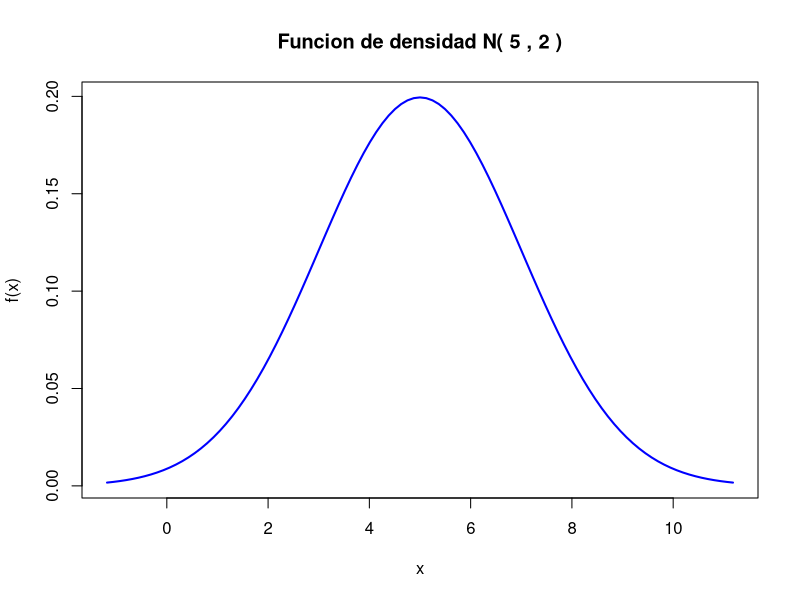
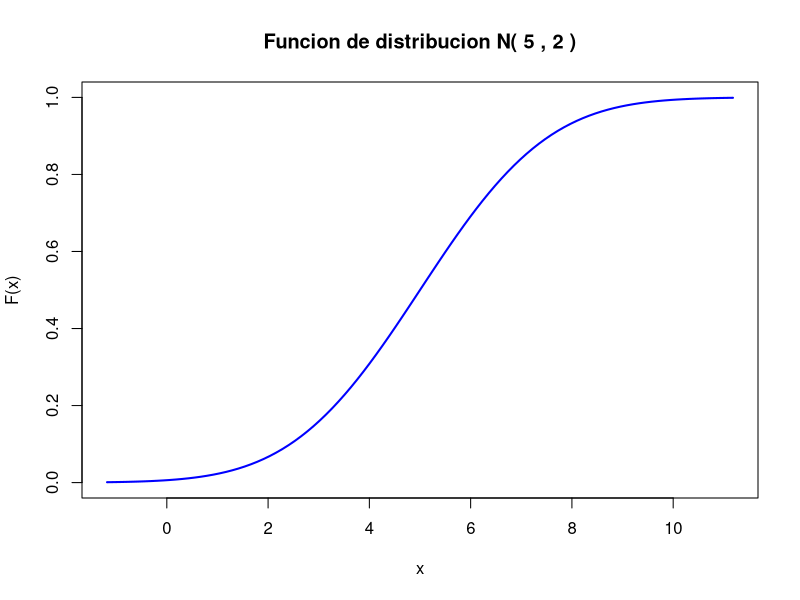
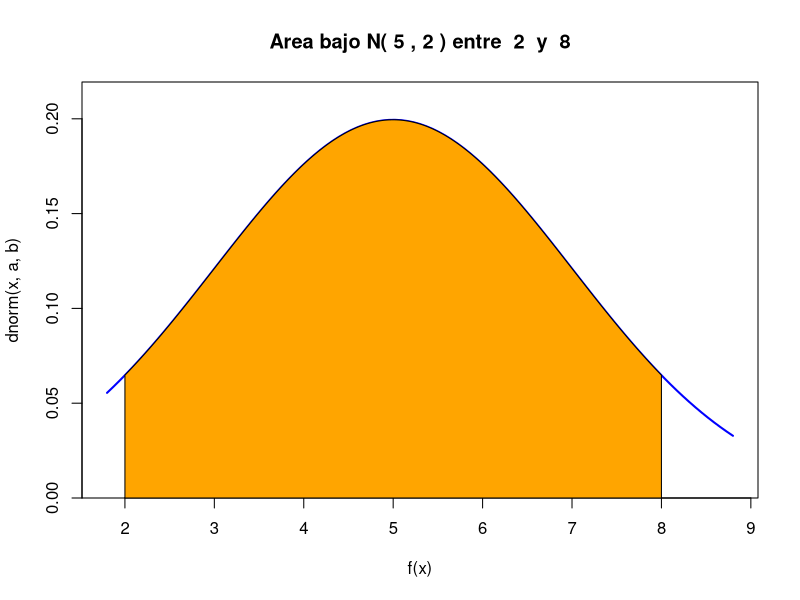
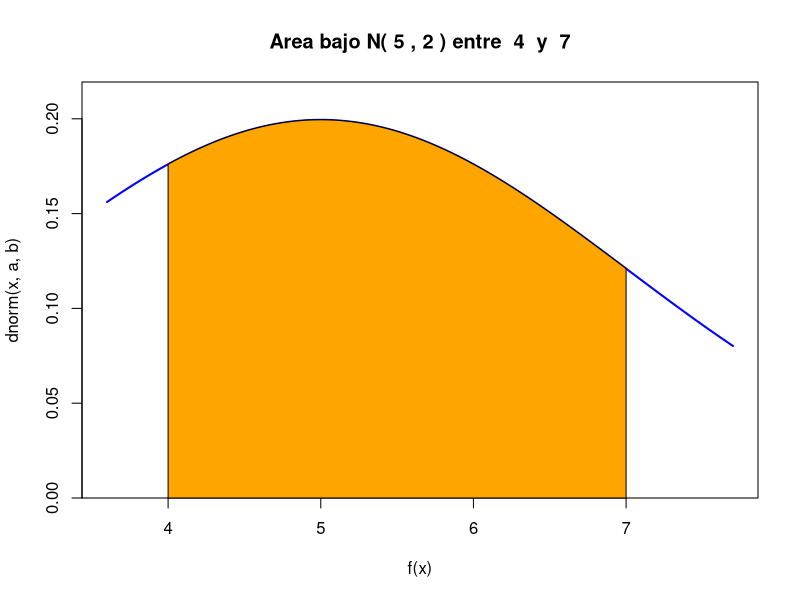
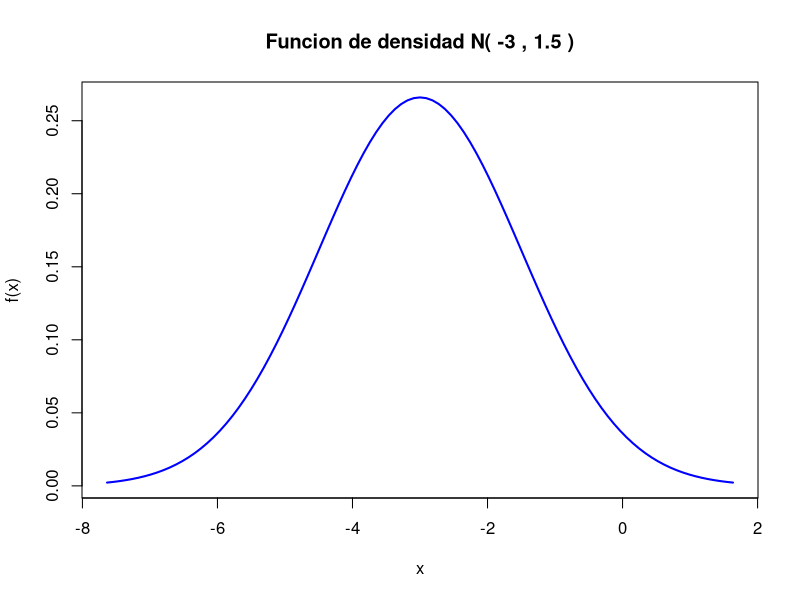
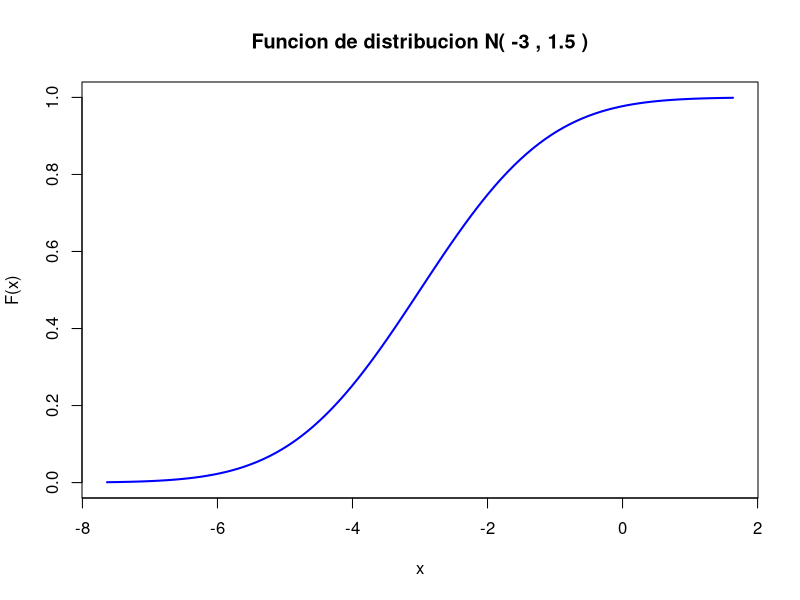
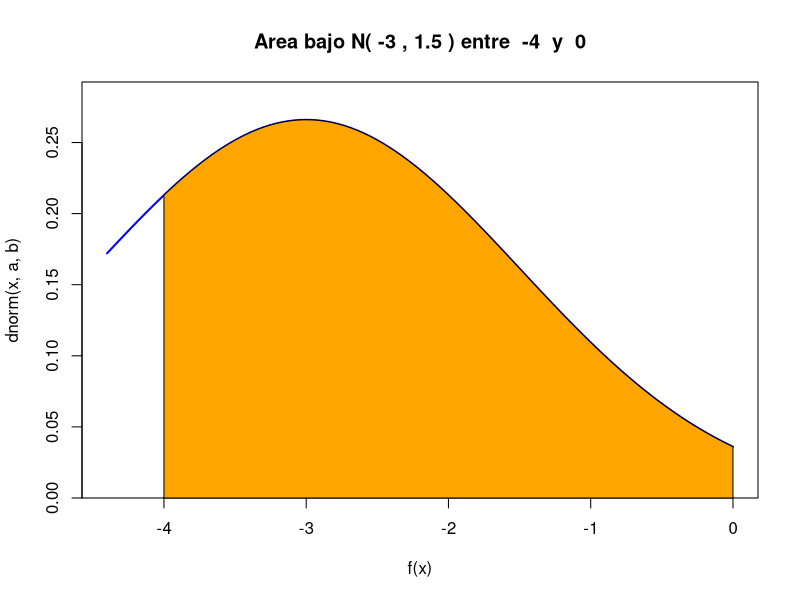
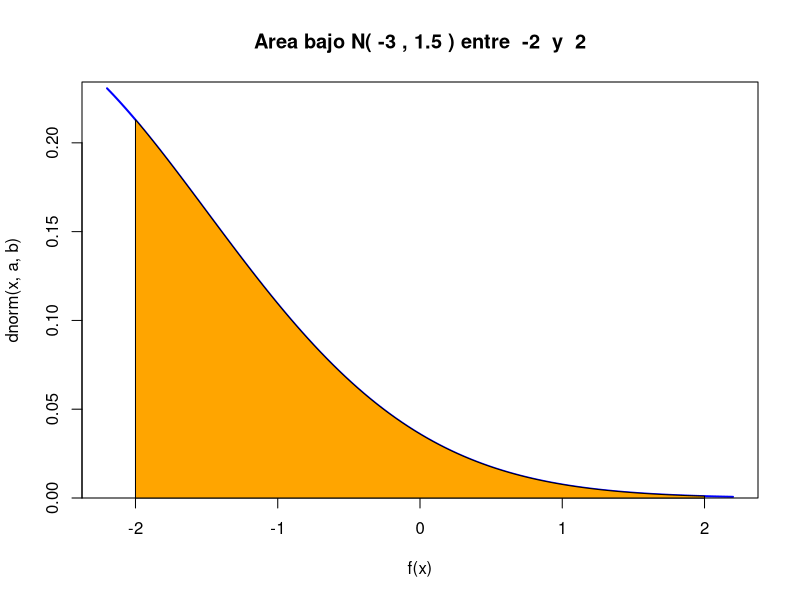

R code for these plots, in order:
## ---- chunk 1

knitr::opts_chunk$set(
  echo = TRUE,
  warning = FALSE,
  message = FALSE,
  fig.keep = "all",
  fig.width = 6, # ancho en pulgadas
  fig.height = 4 # alto en pulgadas
)

## ---- chunk 2

options(repos = c(CRAN = "https://cran.rstudio.com"))


install.packages("carData")
install.packages("prettyR")
install.packages('latexpdf', repos= "http://cran.us.r-project.org")
install.packages('tinytex', repos= "http://cran.us.r-project.org")

## ---- chunk 3

graf_densidadN <- function(a,b){
  q <- qnorm(0.999)
  xlim_left <- a - q*b
  xlim_right <- a + q*b
  curve(dnorm(x,a,b),
        xlim = c(xlim_left, xlim_right), 
        col = "blue",
        lwd = 2,
        xlab = "x",
        ylab = "f(x)",
        main = paste("Funcion de densidad N(",a,",",b,")"))
  
}


## ---- chunk 4
graf_distribucionN <- function(a, b) {
  q <- qnorm(0.999)
  xlim_left <- a - q * b
  xlim_right <- a + q * b
  curve(pnorm(x, a, b), 
        xlim = c(xlim_left, xlim_right), 
        ylim = c(0, 1),
        col = "blue",
        lwd = 2,
        xlab = "x",
        ylab = "F(x)",
        main = paste("Funcion de distribucion N(", a, ",", b, ")"))
}


## ---- chunk 5

areadeN_entre <- function(a,b,c,d){
  z = max(c,d)
  w = min(c,d)
  
  region = seq(w,z,0.01)
  
  xP = c(w,region,z)
  
  yP = c(0,dnorm(region, a, b), 0)
  
  y_max = max(dnorm(region, a, b))
  
  curve(dnorm(x,a,b),
        xlim = c(w - abs(w)*0.1, z + abs(z)*0.1), 
        yaxs = "i",
        ylim = c(0, y_max + y_max * 0.1), 
        col = "blue",
        lwd = 2,
        xlab = "f(x)",
        main = paste("Area bajo N(",a,",",b,") entre ", c, " y ", d))
  polygon(xP, yP, col = "orange")
}


## ---- chunk 6


# Función normal 1
mu1 <- 5
sigma1 <- 2
graf_densidadN(mu1, sigma1)
graf_distribucionN(mu1, sigma1)
areadeN_entre(mu1, sigma1, 2, 8)
areadeN_entre(mu1, sigma1, 4, 7)

# Función normal 2
mu2 <- -3
sigma2 <- 1.5
graf_densidadN(mu2, sigma2)
graf_distribucionN(mu2, sigma2)
areadeN_entre(mu2, sigma2, -4, 0)
areadeN_entre(mu2, sigma2, -2, 2)

# Función normal 3
mu3 <- 0
sigma3 <- 0.5
graf_densidadN(mu3, sigma3)
graf_distribucionN(mu3, sigma3)
areadeN_entre(mu3, sigma3, -1, 1)
areadeN_entre(mu3, sigma3, -2, 2)

# Función normal 4
mu4 <- 10
sigma4 <- 5
graf_densidadN(mu4, sigma4)
graf_distribucionN(mu4, sigma4)
areadeN_entre(mu4, sigma4, 7, 13)
areadeN_entre(mu4, sigma4, 9, 12)

# Función normal 5
mu5 <- -2
sigma5 <- 0.1
graf_densidadN(mu5, sigma5)
graf_distribucionN(mu5, sigma5)
areadeN_entre(mu5, sigma5, -2.1, -1.9)
areadeN_entre(mu5, sigma5, -2.2, -1.9)
